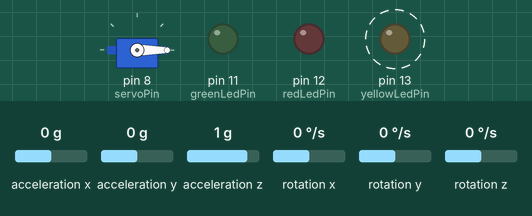
Simulated run of this sketch. Board: Arduino Uno, built with avr-gcc and run on an emulated ATmega328P. Shown: servo, output pins drawn as LEDs (lit = HIGH). Dashed ring = blinking. The inputs (shaded band) are chosen by the test bench; at power-on: acceleration y 0 g, acceleration x 0 g, acceleration z 1 g, rotation x 0 °/s, rotation y 0 °/s, rotation z 0 °/s. What the sketch prints to the serial monitor is not drawn.

Above: at 1.2 s.
1.3 s: acceleration y set to -0.3 g
At 2.8 s:
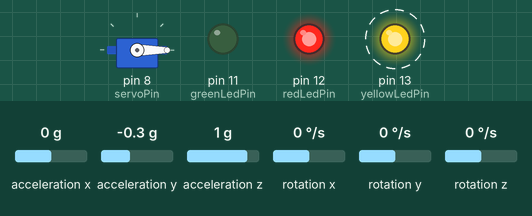
4.3 s: acceleration y set to 0.8 g
At 4.9 s:
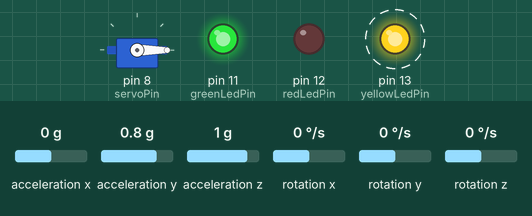
7.3 s: acceleration y set to 0.3 g
10.3 s: acceleration y set to 0 g
At 10.9 s:
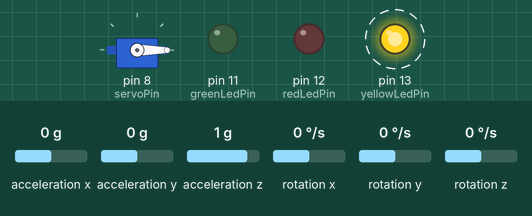
13.3 s: acceleration y set to -1.4 g
At 13.92 s:
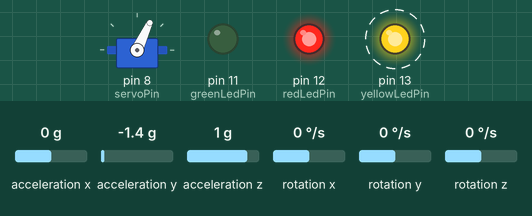
16.3 s: acceleration y set to 1.4 g
At 17.93 s:
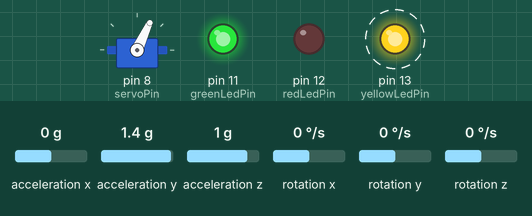
Timing chart, 0 to 20.3 s (numbered marks = the images above; inputs shaded):
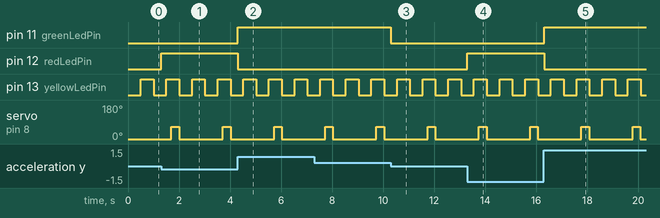

Measured:
- the behaviour switches between -0.1 and -0.2 g on acceleration y (found by bisection; images 0 and 1)
- the behaviour switches between 0.2 and 0.1 g on acceleration y (found by bisection; images 2 and 3)
- after the input at 1.3 s, pin 12 (redLedPin): LOW → HIGH at once
- after the input at 4.3 s, pin 11 (greenLedPin): LOW → HIGH at once; pin 12 (redLedPin): HIGH → LOW at once
- after the input at 10.3 s, pin 11 (greenLedPin): HIGH → LOW at once
- after the input at 13.3 s, pin 12 (redLedPin): LOW → HIGH at once
- after the input at 16.3 s, pin 11 (greenLedPin): LOW → HIGH at once; pin 12 (redLedPin): HIGH → LOW at once
- by itself, pin 13 (yellowLedPin): alternates HIGH for 0.50 s and LOW for 0.50 s

The sketch:

robot_status_lights.ino
```cpp
// Final Arduino sketch for the seed robot.
//
// Three jobs run together on the Uno that rides on top of the TurtleBot:
//   1. Read the MPU6050 IMU and light a green LED when the robot accelerates
//      forwards and a red LED when it accelerates backwards, so people nearby
//      can see what the robot is doing.
//   2. Blink a yellow LED on and off every 0.5 seconds the whole time, as a
//      general "robot is active" warning.
//   3. Open and close the seed pot gate with the 9g servo, 300 ms open then
//      1700 ms closed, so seeds drop every 2 seconds.
//
// The servo and the yellow LED run on millis() timers instead of delay(), so
// neither one holds up the other and the IMU is read on every pass of the loop.
//
// Wiring (Arduino Uno):
//   MPU6050 VCC -> 5V, GND -> GND, SDA -> A4, SCL -> A5
//   Red LED    -> pin 12
//   Yellow LED -> pin 13
//   Green LED  -> pin 11
//   Servo signal -> pin 8, servo power from 5V and GND
//
// Library: "MPU6050" (the one that gives you mpu.initialize() and
// mpu.getAcceleration), installed through the Arduino Library Manager.

#include <Wire.h>
#include <MPU6050.h>
#include <Servo.h>

Servo myservo;  // Creates a servo object to control the motor
MPU6050 mpu;

// LED and servo pins
const int redLedPin = 12;
const int yellowLedPin = 13;
const int greenLedPin = 11;
const int servoPin = 8;

// Servo positions and timing (2 second dispense cycle)
const int openAngle = 65;
const int closedAngle = 0;
const unsigned long openTime = 300;     // ms the gate stays open
const unsigned long closedTime = 1700;  // ms the gate stays closed

// Yellow LED blink timing
const unsigned long blinkTime = 500;    // ms on, then ms off

// Raw accelerometer reading on the Y axis above this means accelerating
// forwards, below the negative of it means accelerating backwards
const int moveThreshold = 3000;

// timers for the non blocking parts
unsigned long lastServoChange = 0;
bool gateOpen = false;
unsigned long lastBlinkChange = 0;
bool yellowOn = false;

void setup() {
  Serial.begin(9600);

  // Initialize MPU6050 over I2C
  Wire.begin();
  mpu.initialize();

  // Initialize LED pins as outputs
  pinMode(redLedPin, OUTPUT);
  pinMode(yellowLedPin, OUTPUT);
  pinMode(greenLedPin, OUTPUT);

  myservo.attach(servoPin);
  myservo.write(closedAngle);
}

void loop() {
  // Reads the accelerometer data from the IMU (three axes)
  int16_t ax, ay, az;
  mpu.getAcceleration(&ax, &ay, &az);

  // Work out which way the TurtleBot is accelerating from the Y axis
  if (ay > moveThreshold) {               // forwards, green on
    digitalWrite(greenLedPin, HIGH);
    digitalWrite(redLedPin, LOW);
  } else if (ay < -moveThreshold) {       // backwards, red on
    digitalWrite(redLedPin, HIGH);
    digitalWrite(greenLedPin, LOW);
  } else {                                // no real acceleration, both off
    digitalWrite(redLedPin, LOW);
    digitalWrite(greenLedPin, LOW);
  }

  controlMotor();   // open and close the seed gate
  blinkYellow();    // keep the yellow warning light flashing

  // Print the Y reading so it can be watched in the Serial Plotter
  Serial.println(ay);
}

// Seed dispensing: 300 ms open, 1700 ms closed, repeated
void controlMotor() {
  unsigned long now = millis();
  if (gateOpen && now - lastServoChange >= openTime) {
    myservo.write(closedAngle);   // back to 0 degrees
    gateOpen = false;
    lastServoChange = now;
  } else if (!gateOpen && now - lastServoChange >= closedTime) {
    myservo.write(openAngle);     // open to 65 degrees
    gateOpen = true;
    lastServoChange = now;
  }
}

// Yellow LED blinks 0.5 second on, 0.5 second off
void blinkYellow() {
  unsigned long now = millis();
  if (now - lastBlinkChange >= blinkTime) {
    yellowOn = !yellowOn;
    digitalWrite(yellowLedPin, yellowOn ? HIGH : LOW);
    lastBlinkChange = now;
  }
}
```
